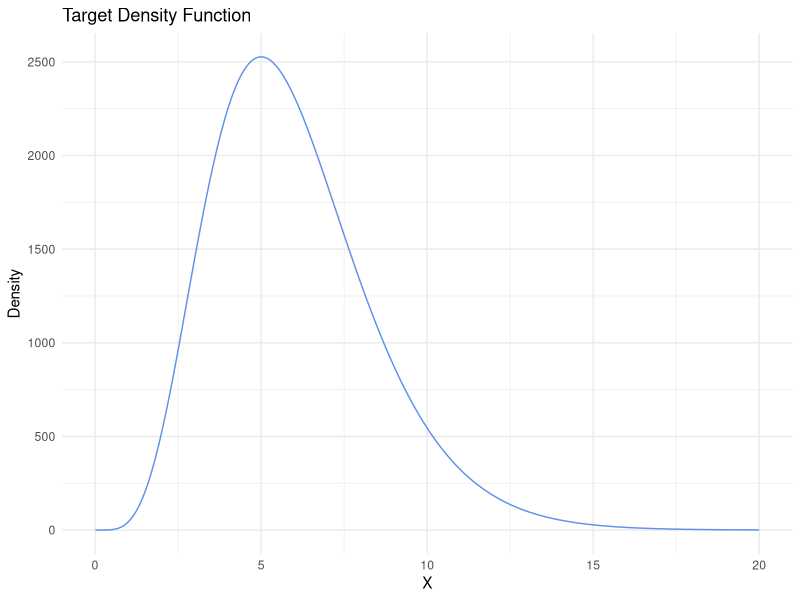
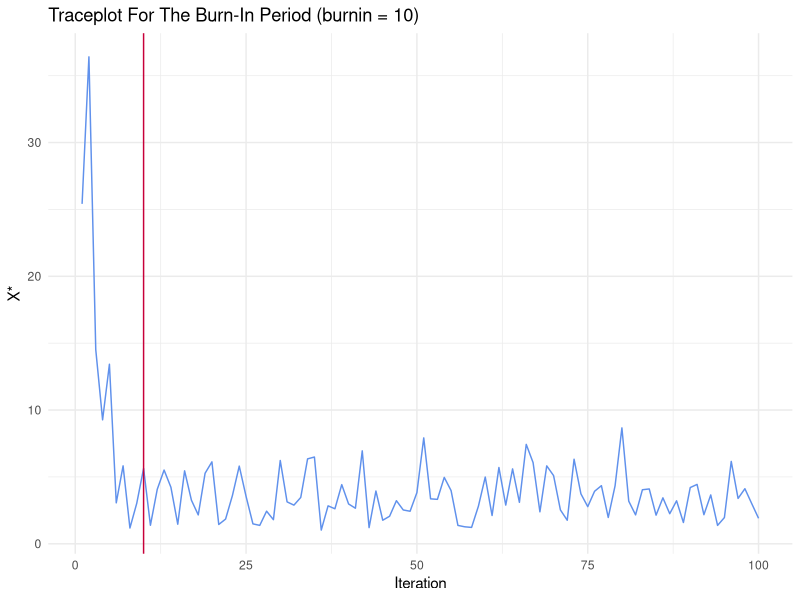
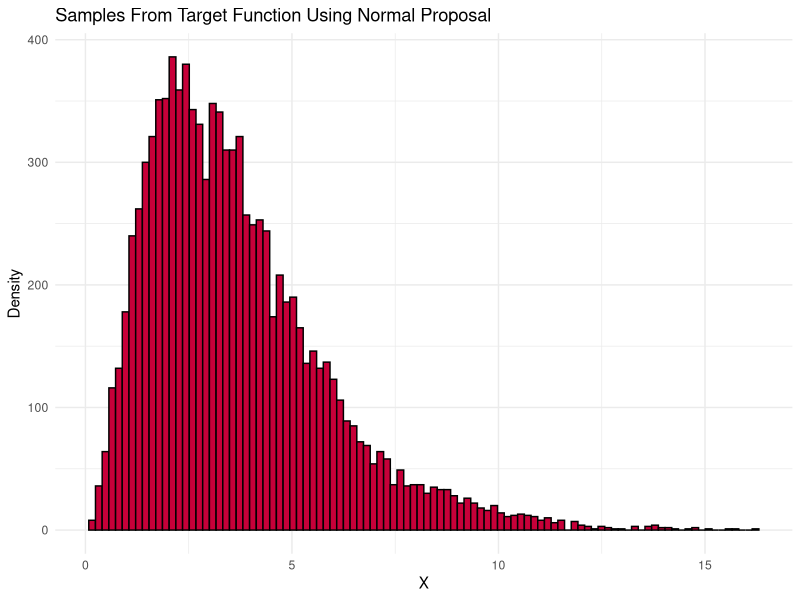
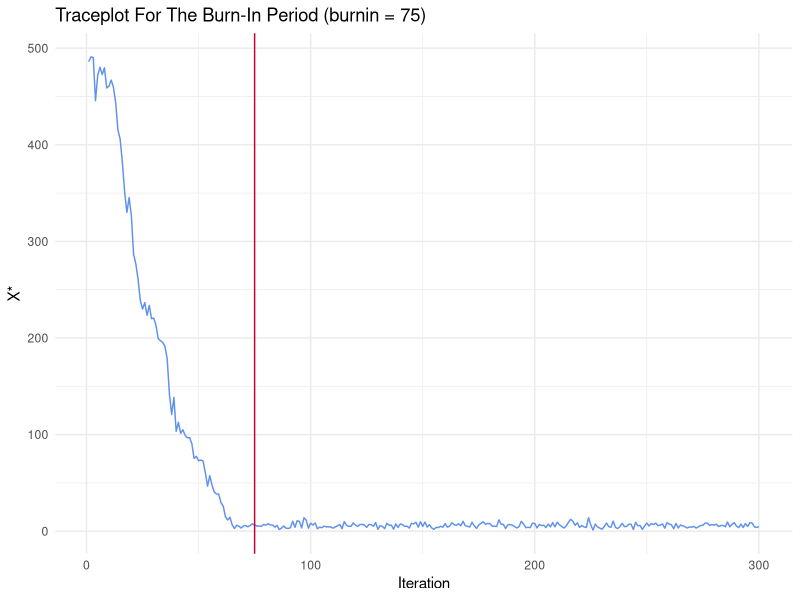
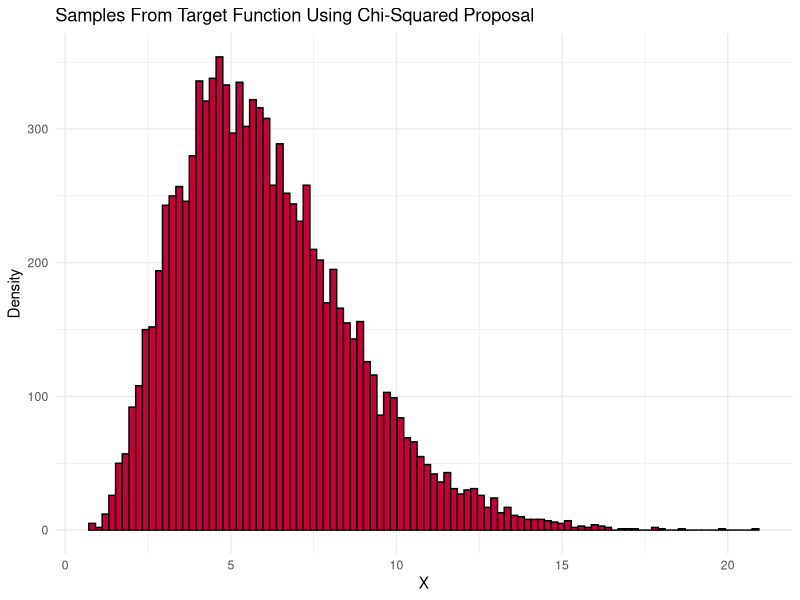

Write the R code that produced these figures, in order.
## ---- chunk 1
knitr::opts_chunk$set(echo = TRUE, cache = FALSE, include = TRUE, eval = TRUE)
library(knitr)
library(readxl)
library(ggplot2)
library(gridExtra)
library(coda)
set.seed(12345)
## ---- chunk 2

# Target function with original scaling
f = function(x) {
  return(120 * x^5 * exp(-x))
}

# Target function
df = function(x) {
  x = ifelse(x <= 0, 0.000001, x)
  return(x^5 * exp(-x))
}

## ---- chunk 3

sequence = seq(from = 0.01, to = 20, by = 0.01)

real_f = f(sequence)
plotdf = data.frame(sequence, real_f)

ggplot(plotdf) +
  geom_line(aes(x = sequence, y = real_f), color = "#6091ec") +
  labs(title = "Target Density Function", y = "Density",
  x = "X", color = "Legend") +
  theme_minimal()

## ---- chunk 4

#' Metropolis Hasting Algorithm
#'
#' @param n Number of samples from the target distribution.
#' @param x_0 Initial state from Pi. 
#' @param b Burn-in steps to remove from samples.
#' @param proposal Selects the proposal function.
#' @param keep_burnin Decides if to keep the samples during the burn-in period.
#'
#' @return Returns a list containing samples.
#' @export
#'
#' @examples
metropolis_hastings = function(n = 1, x_0 = 1, b = 50, proposal = "lnorm",
                              keep_burnin = FALSE) {
  
  # Vectors to store the samples in
  samples = c()
  
  # Samples from proposel from the random walk (MC)
  xt = x_0
  xt_1 = x_0
  
  while (length(samples) < n) {
    
    # Generate proposal state
    if (proposal == "lnorm") {
      x_star = rlnorm(n = 1, meanlog = log(xt), sdlog = 1)
      
      # Calculate correction factor C
      c = dlnorm(xt_1, meanlog = xt, sdlog = 1) /
      dlnorm(x_star, meanlog = xt, sdlog = 1)
    }
    else if (proposal == "chisquared") {
      x_star = rchisq(n = 1, df = floor(xt))
      
       # Calculate correction factor C
      c = dchisq(x = xt_1, df = floor(xt)) /
      dchisq(x_star, df = floor(xt))
    }
    else {
      stop("Invalid proposal.")
    }
    
    # Calculate acceptance probability alpha
    if (df(xt_1) <= 0) {
      alpha = 0
    }
    else {
      alpha = min(1, df(x_star)/df(xt_1) * c)
    }
    
    # Generate u from uniform
    u = runif(n = 1, min = 0, max = 1)
    
    # Decide if to accept or reject the proposal
    if (u <= alpha) {
      # Accept
      xt_1 = xt
      xt = x_star
      samples = c(samples, x_star)
    }
    else {
      # Reject
      xt = xt_1
    }
  }
  
  # Return samples
  if (keep_burnin) return(samples)
  return(samples[b+1:length(samples)])
}

## ---- chunk 5

burnin = 10

results = metropolis_hastings(100, x_0 = 40, b = burnin, proposal = "lnorm",
                             keep_burnin = TRUE)

plotdf = data.frame(index = 1:length(results), values = results)

ggplot(plotdf) +
  geom_line(aes(x = index, y = values), color = "#6091ec") +
  labs(title = "Traceplot For The Burn-In Period (burnin = 10)", y = "X*",
  x = "Iteration", color = "Legend") +
  geom_vline(xintercept = burnin, color = "#C70039") + 
  theme_minimal()

## ---- chunk 6

results_lnorm = metropolis_hastings(10000, x_0 = 5, b = 100, proposal = "lnorm")

plotdf = data.frame(results_lnorm)

ggplot(plotdf) +
  geom_histogram(aes(x = results_lnorm),
                 color = "#000000", fill = "#C70039", bins = length(results_lnorm)/100) +
  labs(title = "Samples From Target Function Using Normal Proposal", y = "Density",
  x = "X", color = "Legend") +
  theme_minimal()

## ---- chunk 7

burnin = 75

results = metropolis_hastings(300, x_0 = 500, b = burnin, proposal = "chisquared", keep_burnin = TRUE)

plotdf = data.frame(index = 1:length(results), values = results)

ggplot(plotdf) +
  geom_line(aes(x = index, y = values), color = "#6091ec") +
  labs(title = "Traceplot For The Burn-In Period (burnin = 75)", y = "X*",
  x = "Iteration", color = "Legend") +
  geom_vline(xintercept = burnin, color = "#C70039") + 
  theme_minimal()

## ---- chunk 8

results_chisquared = metropolis_hastings(10000, x_0 = 5, b = 100, proposal = "chisquared")

plotdf = data.frame(results_chisquared)

ggplot(plotdf) +
  geom_histogram(aes(x = results_chisquared),
                 color = "#000000", fill = "#C70039", bins = length(results_chisquared)/100) +
  labs(title = "Samples From Target Function Using Chi-Squared Proposal", y = "Density",
  x = "X", color = "Legend") +
  theme_minimal()

## ---- chunk 9

gelman_rubin_factor = function(sequence_matrix) {
  
  k = nrow(sequence_matrix)
  n = ncol(sequence_matrix)
  
  B = n/(k-1) * sum((rowMeans(sequence_matrix) - mean(sequence_matrix))^2)
  S_squared = colSums((sequence_matrix - rowMeans(sequence_matrix))^2 / (n - 1))
  W = sum(S_squared / k)
  V = ((n - 1) / n * W) + (1/n * B)
  R = sqrt(V / W)
  return(R)
}

k = 10 # row
n = 1000 # col

sequence_matrix = matrix(NaN, nrow = k, ncol = n)

for (i in 1:k) {
  sequence_matrix[i,] = metropolis_hastings(n, x_0 = i, b = 0,
                                   proposal = "chisquared", keep_burnin = TRUE)
}

print(gelman_rubin_factor(sequence_matrix))

## ---- chunk 10

results5 = list()
results10 = list()
results50 = list()
k = 10

for (i in 1:k) {
  results5[[i]] = mcmc(metropolis_hastings(5, x_0 = i, b = 0,
                                   proposal = "chisquared", keep_burnin = TRUE))
}

for (i in 1:k) {
  results10[[i]] = mcmc(metropolis_hastings(10, x_0 = i, b = 0,
                                   proposal = "chisquared", keep_burnin = TRUE))
}

for (i in 1:k) {
  results50[[i]] = mcmc(metropolis_hastings(50, x_0 = i, b = 0,
                                   proposal = "chisquared", keep_burnin = TRUE))
}

mcmc_list5 = mcmc.list(results5)
gelman.diag(mcmc_list5)

mcmc_list10 = mcmc.list(results10)
gelman.diag(mcmc_list10)

mcmc_list50 = mcmc.list(results50)
gelman.diag(mcmc_list50)

## ---- chunk 11

f_integrate = function(x) {
  return(x * df(x))
}

valid_samples_lnorm = results_lnorm[!is.na(results_lnorm)]

b = max(valid_samples_lnorm)
a = min(valid_samples_lnorm)
diff = b - a

#sum(f_integrate(valid_samples_lnorm) * diff / df(valid_samples_lnorm)) /
#  length(valid_samples_lnorm)

sum(valid_samples_lnorm) / length(valid_samples_lnorm)

## ---- chunk 12

valid_samples_chisquared = results_chisquared[!is.na(results_chisquared)]

b = max(valid_samples_chisquared)
a = min(valid_samples_chisquared)
diff = b - a

sum(valid_samples_chisquared) / length(valid_samples_chisquared)

#sum(f_integrate(valid_samples_chisquared) * diff / df(valid_samples_chisquared)) /
#  length(valid_samples_chisquared)

## ---- chunk 13

# Loading RData
#data2 = get(load("data.RData"))
#head(data2)

